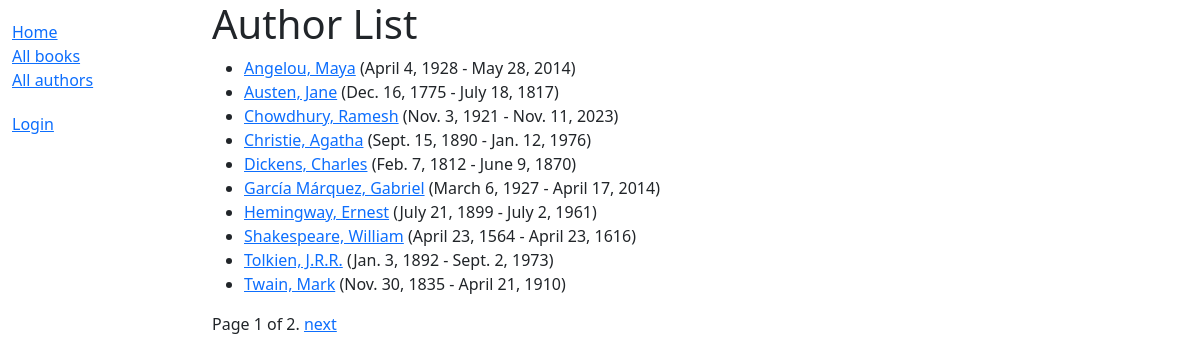
Screenshot of /catalog/authors/ with the database file from the repository.
### catalog/models.py (models this page shows)
class Author(models.Model):
    first_name = models.CharField(max_length=100)
    last_name = models.CharField(max_length=100)
    date_of_birth = models.DateField(null=True, blank=True)
    date_of_death = models.DateField('Died', null=True, blank=True)
    class Meta:
        ordering = ['last_name', 'first_name']
    def get_absolute_url(self):
        return reverse('author-detail', args=[str(self.id)])
    def __str__(self):
        return f'{self.last_name}, {self.first_name}'

### catalog/views.py (the view)
# urls.py: path('authors/', views.AuthorListView.as_view(), name='authors'),
class AuthorListView(generic.ListView):
    model = Author
    context_object_name = 'author_list'   # your own name for the list as a template variable
    paginate_by = 10

### catalog/templates/catalog/author_list.html
{% extends "base_generic.html" %} {% block content %}
<h1>Author List</h1>
{% if author_list %}
<ul>
  {% for author in author_list %}
  <li>
    <a href="{{ author.get_absolute_url }}">{{ author }}</a>
    ({{ author.date_of_birth }} - {{ author.date_of_death }})
  </li>
  {% endfor %}
</ul>
{% else %}
<p>There are no authors in the library.</p>
{% endif %} {% endblock %}

### rows the page displays
Author: last_name+first_name "Angelou, Maya", date_of_birth "April 4, 1928", date_of_death "May 28, 2014"
Author: last_name+first_name "Austen, Jane", date_of_birth "Dec. 16, 1775", date_of_death "July 18, 1817"
Author: last_name+first_name "Chowdhury, Ramesh", date_of_birth "Nov. 3, 1921", date_of_death "Nov. 11, 2023"
Author: last_name+first_name "Christie, Agatha", date_of_birth "Sept. 15, 1890", date_of_death "Jan. 12, 1976"
Author: last_name+first_name "Dickens, Charles", date_of_birth "Feb. 7, 1812", date_of_death "June 9, 1870"
Author: last_name+first_name "García Márquez, Gabriel", date_of_birth "March 6, 1927", date_of_death "April 17, 2014"
Author: last_name+first_name "Hemingway, Ernest", date_of_birth "July 21, 1899", date_of_death "July 2, 1961"
Author: last_name+first_name "Shakespeare, William", date_of_birth "April 23, 1564", date_of_death "April 23, 1616"
Author: last_name+first_name "Tolkien, J.R.R.", date_of_birth "Jan. 3, 1892", date_of_death "Sept. 2, 1973"
Author: last_name+first_name "Twain, Mark", date_of_birth "Nov. 30, 1835", date_of_death "April 21, 1910"

### other values shown
{{ page_obj.number }} "1"
{{ page_obj.paginator.num_pages }} "2"
